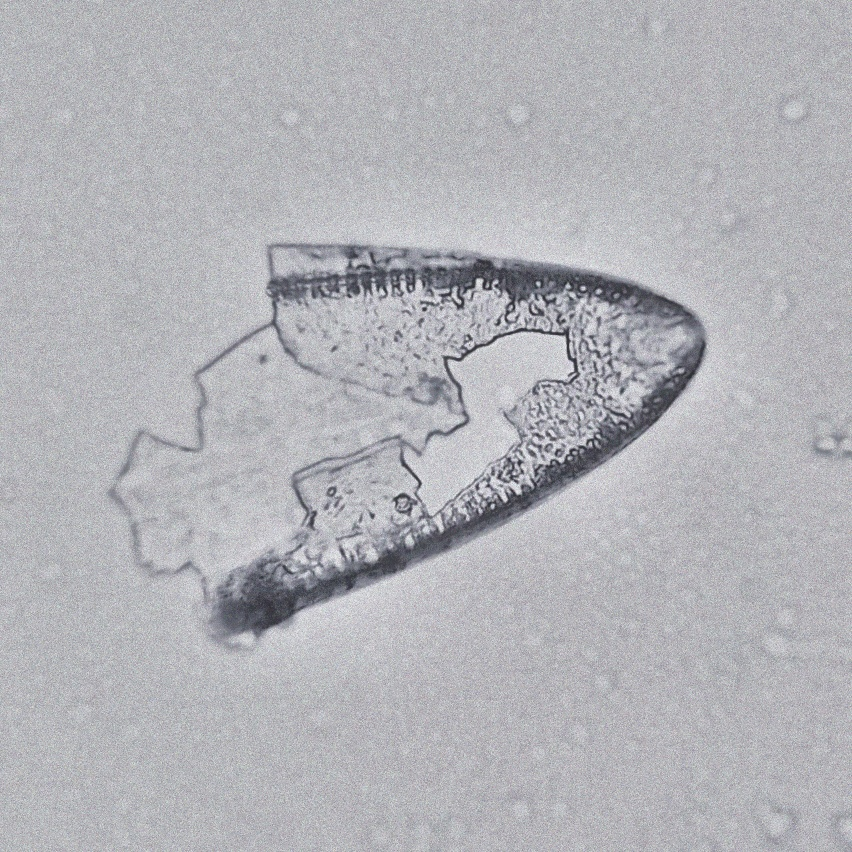
#> input picture data_balanced/algae/009_aug001.jpg, 852 x 852 px; its folder holds only this picture in this run
$ python augment_balance.py --input ../data_balanced/algae --outdir out --class algae --target 5
#> lines starting #> are read from the running program, lines starting #| are printed output that depends on the picture
#> in main, img is the input picture: shape (852, 852, 3); mean B, G, R 183.8, 178.9, 178.5
# src/augment_balance.py
import argparse, random
from pathlib import Path
import cv2
import numpy as np

IMG_EXTS = {".jpg", ".jpeg", ".png", ".bmp", ".tif", ".tiff"}

def imread(path: Path):
    img = cv2.imread(str(path))
    if img is None:
        raise FileNotFoundError(f"Cannot read image: {path}")
    return img

def ensure_dir(p: Path):
    p.mkdir(parents=True, exist_ok=True)

def aug_once(img: np.ndarray, use_clahe=True) -> np.ndarray:
#> called with use_clahe = False
    h, w = img.shape[:2]
#> h = 852; w = 852
    out = img.copy()

    # --- flips ---
    if random.random() < 0.5:
        out = cv2.flip(out, 1)  # horizontal
    if random.random() < 0.2:
        out = cv2.flip(out, 0)  # vertical (occasionally)

    # --- small rotation + scale ---
    ang = random.uniform(-12, 12)
    scale = random.uniform(0.95, 1.05)
    M = cv2.getRotationMatrix2D((w/2, h/2), ang, scale)
    out = cv2.warpAffine(out, M, (w, h), flags=cv2.INTER_LINEAR, borderMode=cv2.BORDER_REFLECT_101)
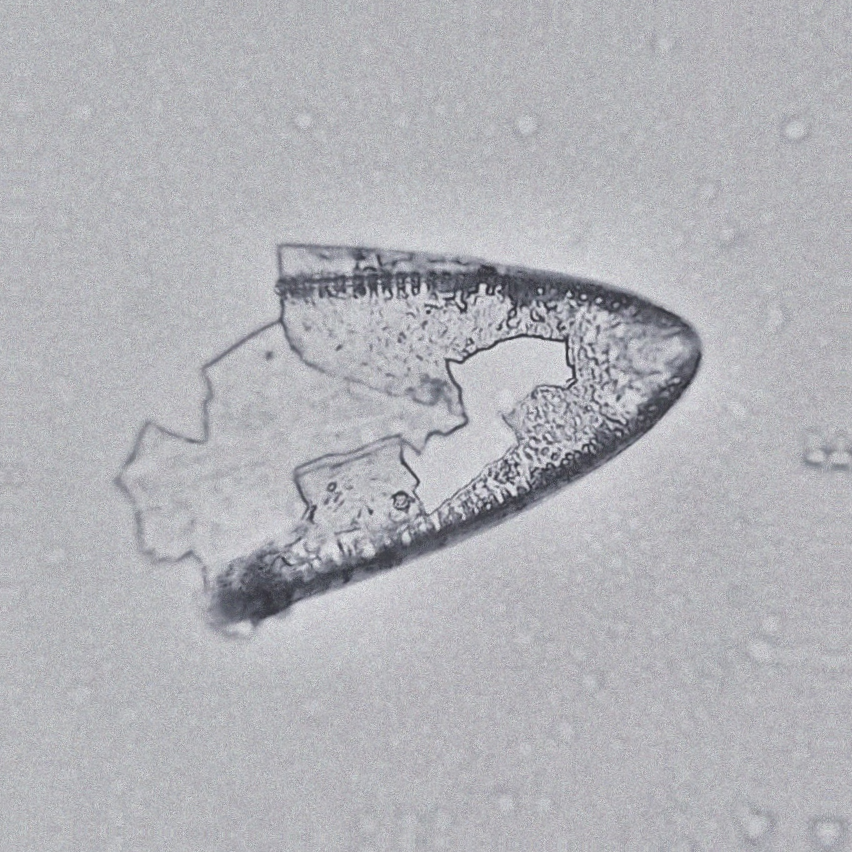
#> out: shape (852, 852, 3); mean B, G, R 183.9, 179, 178.7

    # --- brightness / contrast ---
    alpha = random.uniform(0.9, 1.1)    # contrast
    beta  = random.uniform(-12, 12)     # brightness
    out = cv2.convertScaleAbs(out, alpha=alpha, beta=beta)

    # --- slight color jitter (HSV) ---
    if random.random() < 0.6:
        hsv = cv2.cvtColor(out, cv2.COLOR_BGR2HSV).astype(np.int16)
        hsv[..., 1] = np.clip(hsv[..., 1] + random.randint(-10, 10), 0, 255)
        hsv[..., 0] = (hsv[..., 0] + random.randint(-4, 4)) % 180
        out = cv2.cvtColor(hsv.astype(np.uint8), cv2.COLOR_HSV2BGR)

    # --- mild blur or noise ---
    if random.random() < 0.4:
        if random.random() < 0.5:
            k = random.choice([3, 5])
            out = cv2.GaussianBlur(out, (k, k), 0)
        else:
            noise = np.random.normal(0, 6, out.shape).astype(np.int16)
            out = np.clip(out.astype(np.int16) + noise, 0, 255).astype(np.uint8)

    # --- CLAHE on L channel (optional, microscopy-friendly) ---
    if use_clahe and random.random() < 0.6:
        lab = cv2.cvtColor(out, cv2.COLOR_BGR2LAB)
        l, a, b = cv2.split(lab)
        clahe = cv2.createCLAHE(clipLimit=2.0, tileGridSize=(8,8))
        l = clahe.apply(l)
        out = cv2.cvtColor(cv2.merge([l, a, b]), cv2.COLOR_LAB2BGR)

    return out

def count_images(d: Path) -> int:
    return sum(1 for p in d.glob("*") if p.suffix.lower() in IMG_EXTS)

def main():
    ap = argparse.ArgumentParser(description="Augment a single class up to a target count.")
    ap.add_argument("--input", required=True, help="Root dataset folder with class subfolders (e.g., algae/microplastics)")
    ap.add_argument("--outdir", required=True, help="Output root (balanced copy is written here).")
    ap.add_argument("--class", dest="cls", required=True, choices=["algae", "microplastics"], help="Class to augment")
    ap.add_argument("--target", type=int, required=True, help="Desired total images for that class (e.g., 900)")
    ap.add_argument("--max_per_src", type=int, default=20, help="Maximum augmented copies generated per single source image")
    ap.add_argument("--use_clahe", action="store_true", help="Apply CLAHE randomly in augmentation")
    args = ap.parse_args()

    in_root = Path(args.input)
    out_root = Path(args.outdir)
    ensure_dir(out_root)

    # Mirror the whole dataset first (copy all originals to outdir)
    for cls_name in ["algae", "microplastics"]:
        src = in_root / cls_name
        dst = out_root / cls_name
        ensure_dir(dst)
        imgs = [p for p in src.glob("*") if p.suffix.lower() in IMG_EXTS]
        for p in imgs:
            img = cv2.imread(str(p))
            if img is None:
                print(f"[WARN] skip unreadable: {p}")
                continue
            cv2.imwrite(str(dst / p.name), img)

    # Now augment ONLY the requested class to reach target
    cls_dir = out_root / args.cls
    cur = count_images(cls_dir)
    if cur >= args.target:
        print(f"[INFO] {args.cls} already has {cur} >= target {args.target}. Nothing to do.")
        return

    # Load originals from INPUT for augmentation diversity
    source_dir = in_root / args.cls
    sources = [p for p in source_dir.glob("*") if p.suffix.lower() in IMG_EXTS]
    if not sources:
        print(f"[ERROR] No images found in {source_dir}")
        return

    print(f"[START] Augmenting '{args.cls}' from {cur} → {args.target}")
    per_src_counts = {p:0 for p in sources}
    idx = 0
    while cur < args.target:
        p = sources[idx % len(sources)]
        if per_src_counts[p] >= args.max_per_src:
            idx += 1
            continue
        try:
            img = imread(p)
        except Exception as e:
            print(f"[WARN] {e}; skipping.")
            idx += 1
            continue

        aug_img = aug_once(img, use_clahe=args.use_clahe)
        stem, ext = p.stem, p.suffix
        out_name = f"{stem}_aug{per_src_counts[p]+1:03d}{ext}"
        cv2.imwrite(str(cls_dir / out_name), aug_img)
        per_src_counts[p] += 1
        cur += 1
        idx += 1
        if cur % 50 == 0:
            print(f"  → {cur}/{args.target}")

    print(f"[DONE] {args.cls}: {cur} images in {cls_dir}")

if __name__ == "__main__":
    main()
